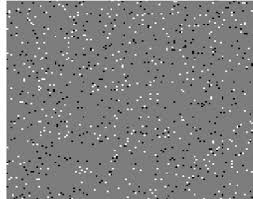
#> input picture download.jpeg, 253 x 199 px, found by its file name
$ jupyter execute 1.ipynb
#> lines starting #> are read from the running program, lines starting #| are printed output that depends on the picture
Image Filters using OpenCV

[cell 1]
#Importing all necessary libraries
import cv2 as cv
import numpy as np
import pandas as pd
from matplotlib import pyplot as plt

Median Blur\n
Removes salt and pepper noise from images

[cell 2]
#Load Image
noiseimg = cv.imread("/Users/chinmayeed/Documents/TataIQ_Intern/download.jpeg")
#> noiseimg is the input picture: shape (199, 253, 3); min 0, max 255, mean 128.4
#Remove noise
nonoiseimg = cv.medianBlur(noiseimg, 7)
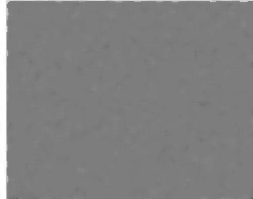
#> nonoiseimg: shape (199, 253, 3); min 97, max 255, mean 128.5
#Plot images
fig = plt.figure(figsize=(10, 10))
fig.add_subplot(1,2,1)
plt.imshow(noiseimg)
plt.title('Image with noise')
fig.add_subplot(1,2,2)
plt.imshow(nonoiseimg)
plt.title('Image without noise')
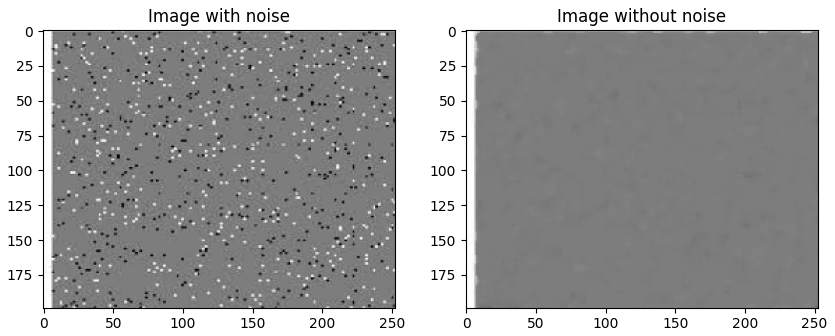
#> figure drawn by matplotlib, 2 panels
